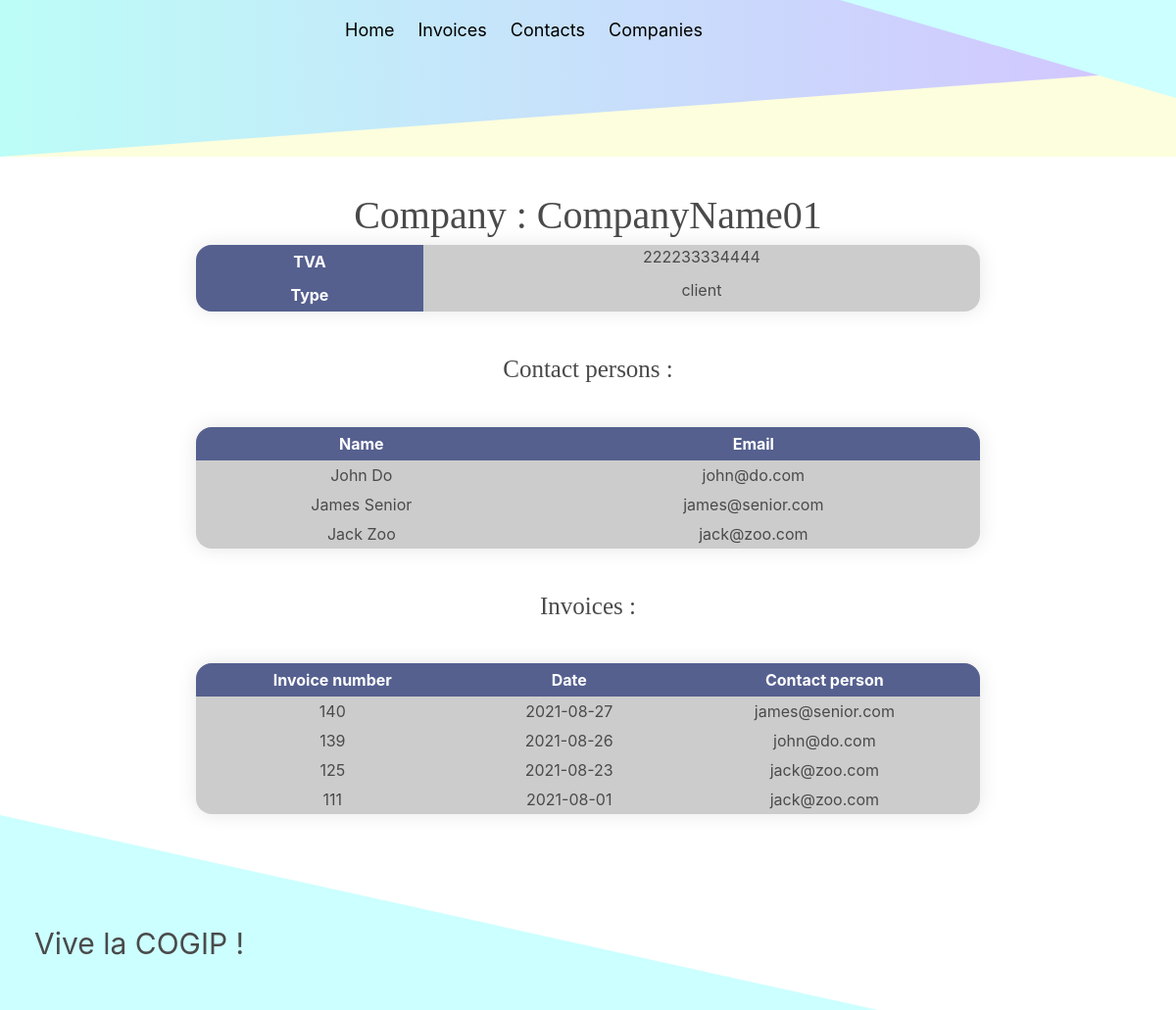
The page /companies_detail/id/1 on the database its author committed.
### tables this page shows
CREATE TABLE `company` (
  `id` int(11) NOT NULL,
  `name` varchar(50) NOT NULL,
  `country` varchar(50) NOT NULL,
  `VAT_number` varchar(12) NOT NULL,
  `type_id` int(11) NOT NULL
);

CREATE TABLE `type` (
  `id` int(11) NOT NULL,
  `name` varchar(8) NOT NULL
);

CREATE TABLE `people` (
  `id` int(11) NOT NULL,
  `firstname` varchar(30) NOT NULL,
  `lastname` varchar(30) NOT NULL,
  `email` varchar(30) NOT NULL,
  `company_id` int(11) NOT NULL
);

CREATE TABLE `invoice` (
  `id` int(11) NOT NULL,
  `number` varchar(13) NOT NULL,
  `date` date NOT NULL,
  `people_id` int(11) NOT NULL,
  `company_id` int(11) NOT NULL
);

### src/Controller/CompanyDetailController.php (called while the page is built, shortened)
<?php
$company = new CompanyDetails();
$contacts = new CompanyDetails();
$invoices = new CompanyDetails();
$company->setCompany($id);
$company = $company->getData()->fetch();
$contacts->setLinkedContacts($id);
$contacts = $contacts->getData()->fetchAll();
$invoices->setLinkedInvoices($id);
$invoices = $invoices->getData()->fetchAll();
require __DIR__.'/../view/Details/company_details.php';

### public/index.php (called while the page is built, shortened)
<?php
get('/companies_detail/id/$id', "../src/Controller/CompanyDetailController.php");

### src/Model/CompanyDetails.php (called while the page is built, shortened)
<?php
class CompanyDetails
{
    public function __construct()
    {
        global $db;
        $this->db = $db;
    }
    public function setCompany($id)
    {
        $query = $this->db->prepare("SELECT c.name, VAT_number, t.name as type FROM company as c INNER JOIN type as t ON c.type_id = t.id WHERE c.id = $id");
        $query->execute();
        $this->query = $query;
    }
    public function setLinkedContacts($id)
    {
        $query = $this->db->prepare("SELECT lastname, firstname, email FROM people WHERE company_id = $id ORDER BY lastname ASC");
        $query->execute();
        $this->query = $query;
    }
    public function setLinkedInvoices($id)
    {
        $query = $this->db->prepare("SELECT i.number, i.date, p.email FROM invoice as i INNER JOIN people as p ON i.people_id = p.id WHERE i.company_id = $id ORDER BY date DESC");
        $query->execute();
        $this->query = $query;
    }
    public function getData()
    {
        return $this->query;
    }
}

### src/View/Details/company_details.php (the view)
<?php require __DIR__.'/../surround/header.php'; ?>
<div class='block'>
    <h1 class='Hhome'>Company : <?php echo $company["name"] ?></h1>
    <div class='tables'>
    <table id='introDetails'>
    <thead>
        <tr>
            <th>TVA</th>
            <td><?php echo $company["VAT_number"] ?></td>
        </tr>
        <tr>
            <th>Type</th>
            <td><?php echo $company["type"] ?></td>
        </tr>
        </thead>
    </table>
    <label for="companyDetails">Contact persons :</label>
    <table id='companyDetails'>
    <thead>
        <tr>
            <th>Name</th>
            <th>Email</th>
        </tr>
        </thead>
        <?php foreach ($contacts as $contact) {
        ?>
        <tbody>
        <tr>
            <td><?php echo $contact["firstname"] . " " . $contact["lastname"] ?></td>
            <td><?php echo $contact["email"] ?></td>
        </tr>
        <?php
            }
            ?>
        </tbody>
    </table>
    <label for="factures">Invoices :</label>
    <table id='factures'>
    <thead>
        <tr>
            <th>Invoice number</th>
            <th>Date</th>
            <th>Contact person</th>
        </tr>
        </thead>
        <?php foreach ($invoices as $invoice)
        { ?>
        <tbody>
        <tr>
            <td><?php echo $invoice["number"] ?></td>
            <td><?php echo $invoice["date"] ?></td>
            <td><?php echo $invoice["email"] ?></td>
        </tr>
        <?php
        } ?>
        </tbody>
    </table>
</div>
<?php require __DIR__.'/../surround/footer.php' ?>

### public/assets/css/main.css (style rules this page uses)
body, html { height: 100%; }
.tables { display: -webkit-box; display: -ms-flexbox; display: flex; -webkit-box-pack: justify; -ms-flex-pack: justify; justify-content: space-between; -webkit-box-align: center; -ms-flex-align: center; align-items: center; -webkit-box-orient: vertical; -webkit-box-direction: normal; -ms-flex-direction: column; flex-direction: column; -ms-flex-line-pack: justify; align-content: space-between; }
.tables th { color: white; padding: 5px; }
table { width: 800px; border-collapse: collapse; overflow: hidden; -webkit-box-shadow: 0 0 20px rgba(0, 0, 0, 0.1); box-shadow: 0 0 20px rgba(0, 0, 0, 0.1); border-collapse: collapse; border-radius: 1em; overflow: hidden; text-align: center; }
label { padding: 40px; text-align: center; font-family: "Source Serif Pro", serif; font-size: 25px; font-weight: 400; }
tr { padding: 20px; background-color: rgba(0, 0, 0, 0.2); }
thead th { background-color: #55608f; }
tbody td { position: relative; padding: 3px; }
.Hhome { text-align: center; font-family: "Source Serif Pro", serif; font-size: 25px; font-weight: 400; font-size: 40px; }
h1 { margin-top: 30px !important; }
* { -webkit-box-sizing: border-box !important; box-sizing: border-box !important; }
html { background: url("https://raw.githubusercontent.com/Richardtristan/PHP-challenge-2/Eli/public/assets/img/real-bg.png") no-repeat center center fixed; background-size: cover; height: 100%; overflow: hidden; }
body { display: -webkit-box; display: -ms-flexbox; display: flex; -webkit-box-orient: vertical; -webkit-box-direction: normal; -ms-flex-direction: column; flex-direction: column; height: 100vh; }
.block, .form { -webkit-box-flex: 1; -ms-flex: 1 0 auto; flex: 1 0 auto; }
p, h1, h2 { font-style: "Source Serif Pro", serif; }

### rows shown on the page
company: name "CompanyName01", VAT_number "222233334444", type.name "client"
people: firstname "John", lastname "Do", email "john@do.com"
people: firstname "James", lastname "Senior", email "james@senior.com"
people: firstname "Jack", lastname "Zoo", email "jack@zoo.com"
invoice: number "140", date "2021-08-27", people.email "james@senior.com"
invoice: number "139", date "2021-08-26", people.email "john@do.com"
invoice: number "125", date "2021-08-23", people.email "jack@zoo.com"
invoice: number "111", date "2021-08-01", people.email "jack@zoo.com"
